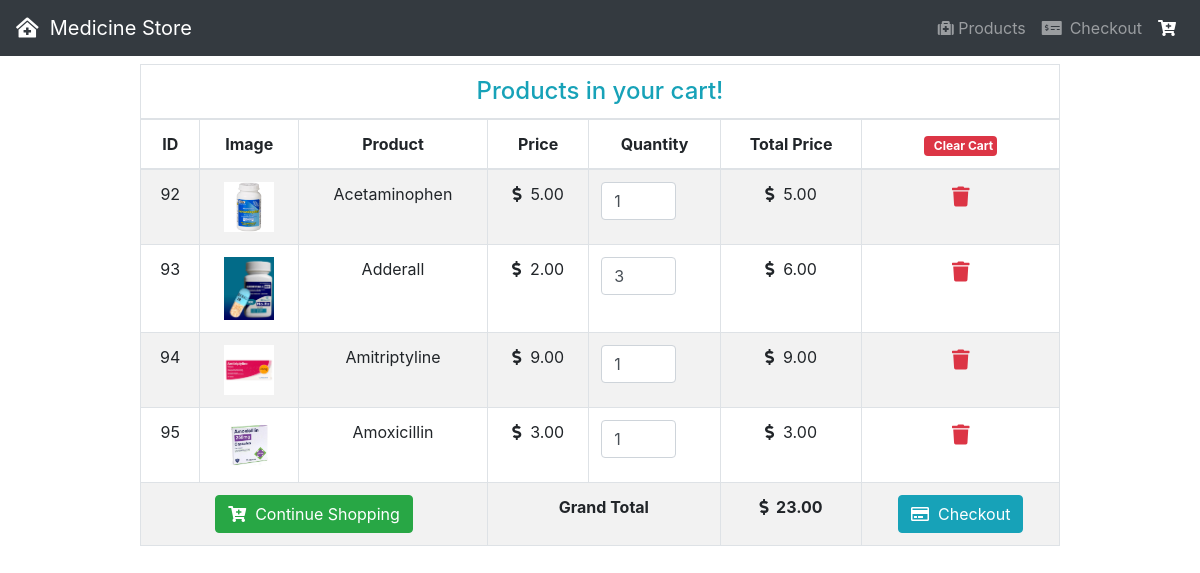
/shopping-cart/cart.php, run on the app's committed database.
### tables this page shows
CREATE TABLE `cart` (
  `id` int(11) NOT NULL,
  `product_name` varchar(100) NOT NULL,
  `product_price` varchar(50) NOT NULL,
  `product_image` varchar(255) NOT NULL,
  `qty` int(10) NOT NULL,
  `total_price` varchar(100) NOT NULL,
  `product_code` varchar(10) NOT NULL
);

### shopping-cart/cart.php (the view, shortened to what this page needs)
<!DOCTYPE html>
<html lang="en">
<head>
  <link rel='stylesheet' href='https://cdnjs.cloudflare.com/ajax/libs/twitter-bootstrap/4.5.2/css/bootstrap.min.css' />
  <link rel='stylesheet' href='https://cdnjs.cloudflare.com/ajax/libs/font-awesome/5.9.0/css/all.min.css' />
</head>
<body>
  <nav class="navbar navbar-expand-md bg-dark navbar-dark">
    <a class="navbar-brand" href="cartIndex.php"><i class="fas fa-clinic-medical"></i>&nbsp;&nbsp;Medicine Store</a>
    <div class="collapse navbar-collapse" id="collapsibleNavbar">
      <ul class="navbar-nav ml-auto">
        <li class="nav-item">
          <a class="nav-link" href="cartIndex.php"><i class="fa fa-medkit" aria-hidden="true"></i> Products</a>
        </li>
        <li class="nav-item">
          <a class="nav-link" href="checkout.php"><i class="fas fa-money-check-alt mr-2"></i>Checkout</a>
        </li>
        <li class="nav-item">
          <a class="nav-link active" href="cart.php"><i class="fas fa-cart-plus"></i> <span id="cart-item" class="badge badge-danger"></span></a>
        </li>
      </ul>
    </div>
  </nav>
  <div class="container">
    <div class="row justify-content-center">
      <div class="col-lg-10">
        <div class="table-responsive mt-2">
          <table class="table table-bordered table-striped text-center">
            <thead>
              <tr>
                <td colspan="7">
                  <h4 class="text-center text-info m-0">Products in your cart!</h4>
                </td>
              </tr>
              <tr>
                <th>ID</th>
                <th>Image</th>
                <th>Product</th>
                <th>Price</th>
                <th>Quantity</th>
                <th>Total Price</th>
                <th>
                  <a href="action.php?clear=all" class="badge-danger badge p-1" onclick="return confirm('Are you sure want to clear your cart?');"><i class="fas fa-remob"></i>&nbsp;&nbsp;Clear Cart</a>
                </th>
              </tr>
            </thead>
            <tbody>
              <?php
                require '../Model/shopcartconfig.php';
                $stmt = $conn->prepare('SELECT * FROM cart');
                $stmt->execute();
                $result = $stmt->get_result();
                $grand_total = 0;
                while ($row = $result->fetch_assoc()):
              ?>
              <tr>
                <td><?= $row['id'] ?></td>
                <td><img src="<?= $row['product_image'] ?>" width="50"></td>
                <td><?= $row['product_name'] ?></td>
                <td>
                  <i class="fas fa-dollar-sign"></i>&nbsp;&nbsp;<?= number_format($row['product_price'],2); ?>
                </td>
                <td>
                  <input type="number" class="form-control itemQty" value="<?= $row['qty'] ?>" style="width:75px;">
                </td>
                <td><i class="fas fa-dollar-sign"></i>&nbsp;&nbsp;<?= number_format($row['total_price'],2); ?></td>
                <td>
                  <a href="action.php?remove=<?= $row['id'] ?>" class="text-danger lead" onclick="return confirm('Are you sure want to remove this item?');"><i class="fas fa-trash"></i></a>
                </td>
              </tr>
              <?php $grand_total += $row['total_price']; ?>
              <?php endwhile; ?>
              <tr>
                <td colspan="3">
                  <a href="cartIndex.php" class="btn btn-success"><i class="fas fa-cart-plus"></i>&nbsp;&nbsp;Continue
                    Shopping</a>
                </td>
                <td colspan="2"><b>Grand Total</b></td>
                <td><b><i class="fas fa-dollar-sign"></i>&nbsp;&nbsp;<?= number_format($grand_total,2); ?></b></td>
                <td>
                  <a href="checkout.php" class="btn btn-info <?= ($grand_total > 1) ? '' : 'disabled'; ?>"><i class="far fa-credit-card"></i>&nbsp;&nbsp;Checkout</a>
                </td>
              </tr>
            </tbody>
          </table>
        </div>
      </div>
    </div>
  </div>
</body>
</html>

### data on the page
cart: id "92", product_image (picture), product_name "Acetaminophen", product_price "5.00", qty "1", total_price "5.00"
cart: id "93", product_image (picture), product_name "Adderall", product_price "2.00", qty "3", total_price "6.00"
cart: id "94", product_image (picture), product_name "Amitriptyline", product_price "9.00", qty "1", total_price "9.00"
cart: id "95", product_image (picture), product_name "Amoxicillin", product_price "3.00", qty "1", total_price "3.00"

### other printed values
$grand_total "23.00"
